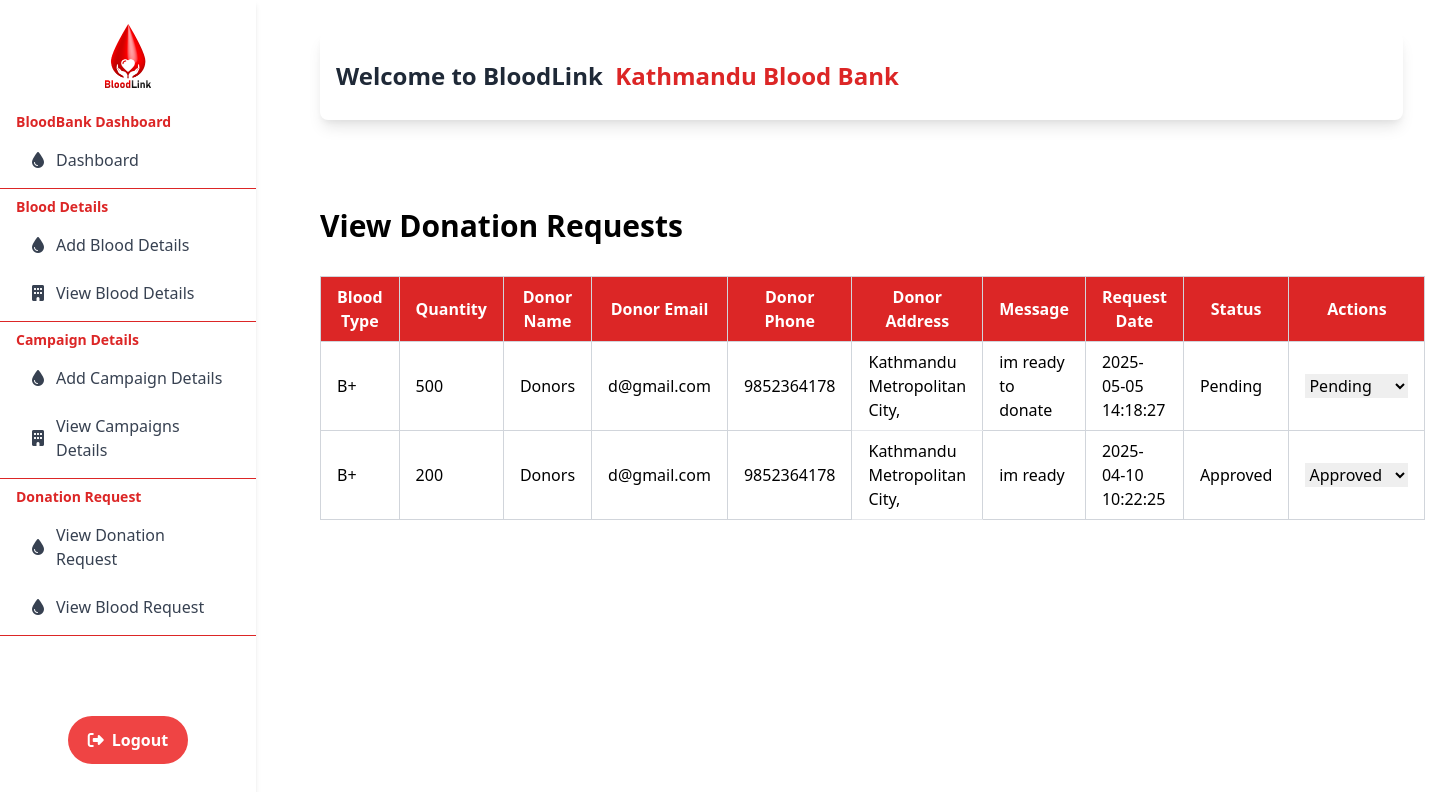
Screenshot of /Bankdashboard/ViewDonationRequest.php (signed in) with the database file from the repository.
### tables this page shows
CREATE TABLE `donation_requests` (
  `id` int(11) UNSIGNED NOT NULL,
  `blood_bank_id` int(11) UNSIGNED NOT NULL,
  `request_date` timestamp NOT NULL DEFAULT current_timestamp(),
  `status` enum('Pending','Approved','Rejected','Completed') DEFAULT 'Pending',
  `quantity` int(100) NOT NULL,
  `donor_email` varchar(255) NOT NULL,
  `message` varchar(225) DEFAULT NULL,
  `appointment_time` timestamp(5) NULL DEFAULT NULL,
  `responsetime` timestamp NOT NULL DEFAULT current_timestamp()
);

CREATE TABLE `donor` (
  `id` int(11) UNSIGNED NOT NULL,
  `donor_blood_type` varchar(3) DEFAULT NULL,
  `dob` date DEFAULT NULL,
  `weight` int(11) DEFAULT NULL,
  `gender` enum('Male','Female','Other') DEFAULT NULL,
  `last_donation_date` date DEFAULT NULL,
  `profile_image` varchar(255) DEFAULT '../upload/defaultimage.png'
);

CREATE TABLE `users` (
  `id` int(11) UNSIGNED NOT NULL,
  `fullname` varchar(255) NOT NULL,
  `email` varchar(255) NOT NULL,
  `password` varchar(255) NOT NULL,
  `phone` varchar(20) DEFAULT NULL,
  `address` varchar(255) DEFAULT NULL,
  `user_type` enum('User','Donor','Admin','BloodBank') NOT NULL,
  `latitude` decimal(9,6) DEFAULT NULL,
  `longitude` decimal(9,6) DEFAULT NULL
);

### Bankdashboard/ViewDonationRequest.php (the view, shortened to what this page needs)
<?php
require('../connection.php');
$bankEmail = $_SESSION['bankemail'];
$sql = "SELECT id FROM users WHERE email = ? AND user_type = 'BloodBank'";
$stmt = $con->prepare($sql);
$stmt->bind_param('s', $bankEmail);
$stmt->execute();
$result = $stmt->get_result();
$bank = $result->fetch_assoc();
$bankId = $bank['id'];
$priority = [
    'AB-' => 1,
    'AB+' => 2,
    'A-' => 3,
    'A+' => 4,
    'B-' => 5,
    'B+' => 6,
    'O-' => 7,
    'O+' => 8,
];
$prioritySql = '';
foreach ($priority as $type => $prio) {
    $prioritySql .= "WHEN '{$type}' THEN {$prio} ";
}
$sql = "SELECT dr.id, dr.donor_email, dr.quantity, dr.message, dr.request_date, dr.status, dr.appointment_time,
               u.fullname AS donor_name, u.email AS donor_email, u.phone AS donor_phone, u.address AS donor_address,
               d.donor_blood_type
        FROM donation_requests dr
        JOIN users u ON dr.donor_email = u.email
        JOIN donor d ON u.id = d.id
        WHERE dr.blood_bank_id = ?
        ORDER BY CASE d.donor_blood_type
            $prioritySql
            ELSE 9999
        END";
$stmt = $con->prepare($sql);
$stmt->bind_param('i', $bankId);
$stmt->execute();
$requests = $stmt->get_result();
?>
<!DOCTYPE html>
<html lang="en">
<head>
    <link href="https://cdn.jsdelivr.net/npm/tailwindcss@2.2.19/dist/tailwind.min.css" rel="stylesheet">
</head>
<body class="bg-white">
    <section class="ml-72 p-8">
        <h1 class="text-3xl font-bold mb-8">View Donation Requests</h1>
        <table class="min-w-full bg-white border-collapse border border-gray-200">
            <thead>
                <tr class="bg-red-600 text-white">
                    <th class="px-4 py-2 border border-gray-300">Blood Type</th>
                    <th class="px-4 py-2 border border-gray-300">Quantity</th>
                    <th class="px-4 py-2 border border-gray-300">Donor Name</th>
                    <th class="px-4 py-2 border border-gray-300">Donor Email</th>
                    <th class="px-4 py-2 border border-gray-300">Donor Phone</th>
                    <th class="px-4 py-2 border border-gray-300">Donor Address</th>
                    <th class="px-4 py-2 border border-gray-300">Message</th>
                    <th class="px-4 py-2 border border-gray-300">Request Date</th>
                    <th class="px-4 py-2 border border-gray-300">Status</th>
                    <th class="px-4 py-2 border border-gray-300">Actions</th>
                </tr>
            </thead>
            <tbody>
            <?php if ($requests->num_rows > 0): ?>
                <?php while ($row = $requests->fetch_assoc()): ?>
                    <tr>
                        <td class="px-4 py-2 border border-gray-300"><?php echo htmlspecialchars($row['donor_blood_type']); ?></td>
                        <td class="px-4 py-2 border border-gray-300"><?php echo htmlspecialchars($row['quantity']); ?></td>
                        <td class="px-4 py-2 border border-gray-300"><?php echo htmlspecialchars($row['donor_name']); ?></td>
                        <td class="px-4 py-2 border border-gray-300"><?php echo htmlspecialchars($row['donor_email']); ?></td>
                        <td class="px-4 py-2 border border-gray-300"><?php echo htmlspecialchars($row['donor_phone']); ?></td>
                        <td class="py-2 px-4 border-b">
                            <?php
                                $address = htmlspecialchars($row['donor_address']);
                                $words = explode(' ', $address);
                                $firstThreeWords = implode(' ', array_slice($words, 0, 3));
                                echo $firstThreeWords;
                            ?>
                        </td>
                        <td class="px-4 py-2 border border-gray-300"><?php echo htmlspecialchars($row['message']); ?></td>
                        <td class="px-4 py-2 border border-gray-300"><?php echo htmlspecialchars($row['request_date']); ?></td>
                        <td class="px-4 py-2 border border-gray-300"><?php echo htmlspecialchars($row['status']); ?></td>
                        <td class="px-4 py-2 border border-gray-300">
                            <select class="status-dropdown" data-request-id="<?php echo $row['id']; ?>">
                                <option value="Pending" <?php if ($row['status'] == 'Pending') echo 'selected'; ?>>Pending</option>
                                <option value="Approved" <?php if ($row['status'] == 'Approved') echo 'selected'; ?>>Approved</option>
                            </select>
                        </td>
                    </tr>
                <?php endwhile; ?>
            <?php else: ?>
                <tr>
                    <td colspan="10" class="px-4 py-2 border border-gray-300 text-center">No requests available</td>
                </tr>
            <?php endif; ?>
            </tbody>
        </table>
    </section>
</body>
</html>

### rows the page displays
donation_requests: donor.donor_blood_type "B+", quantity "500", users.fullname "Donors", users.email "d@gmail.com", users.phone "9852364178", users.address "Kathmandu Metropolitan City,", message "im ready to donate", request_date "2025-05-05 14:18:27", status "Pending", status+id "Pending"
donation_requests: donor.donor_blood_type "B+", quantity "200", users.fullname "Donors", users.email "d@gmail.com", users.phone "9852364178", users.address "Kathmandu Metropolitan City,", message "im ready", request_date "2025-04-10 10:22:25", status "Approved", status+id "Approved"

### other values shown
$_SESSION['bankname'] "Kathmandu Blood Bank"
